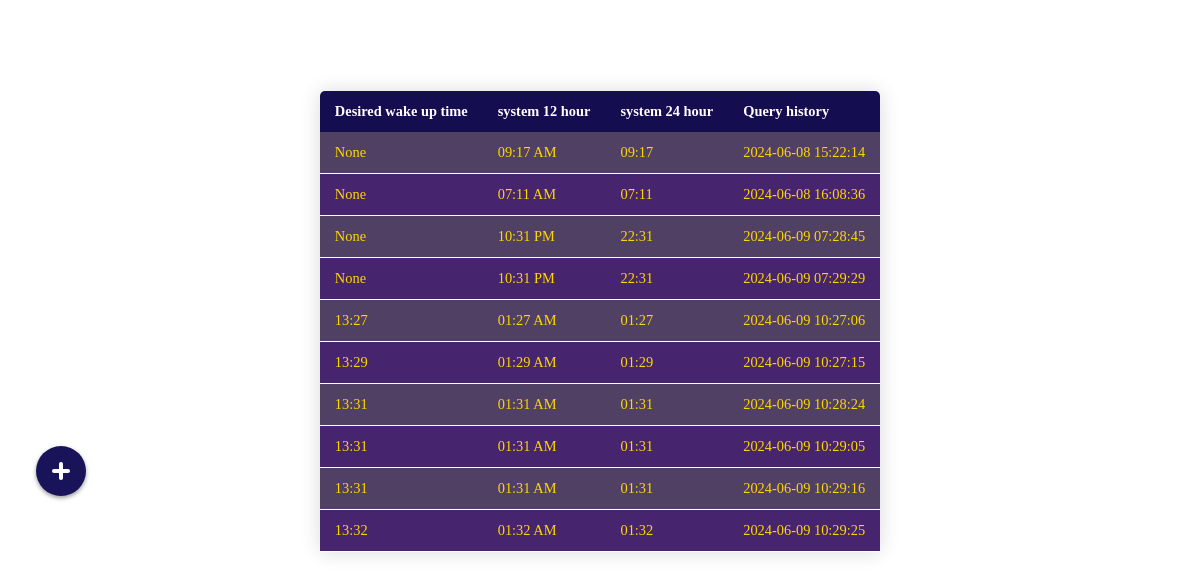
Page /sleep_log (signed in) on the committed database.
### tables this page shows
CREATE TABLE "Sleep_cycles" (id INTEGER PRIMARY KEY AUTOINCREMENT NOT NULL,
 user_id INTEGER NOT NULL,
 Desired_wake_up_time TEXT,
 system_12_hour TEXT,
 system_24_hour TEXT,
 Query_history TIMESTAMP DEFAULT CURRENT_TIMESTAMP);

### app.py (the view)
@app.route("/sleep_log", methods=["GET"])
def sleep_logs():
    if len(session) <= 0:
        return redirect("/login")
    data = db.execute("SELECT Desired_wake_up_time,system_12_hour,system_24_hour,Query_history FROM Sleep_cycles WHERE user_id = ?",session["user_id"])
    return render_template("sleep_log.html",data=data)

### templates/sleep_log.html (shortened to what this page needs)
{% extends "layout.html" %}
{% block main %}
 <h1> Sleep cycles Logs</h1>
<table class="content-table">
    <thead>
    <tr>
        <th> Desired wake up time</th>
        <th> system 12 hour</th>
        <th> system 24 hour</th>
        <th> Query history </th>
    </tr>
    </thead>
    <tbody>
       {% for Data in data %}
       <tr>
           <td>{{ Data.Desired_wake_up_time }}</td>
           <td> {{ Data.system_12_hour }} </td>
           <td> {{ Data.system_24_hour }} </td>
           <td> {{ Data.Query_history }} </td>
       </tr>
     {% endfor %}
    </tbody>
</table>
{% endblock %}

### templates/layout.html (style rules this page uses)
:root { --background: #19145a; --icon-color: #344955; --width: 50px; --height: 50px; --border-radius: 100%; }

### templates/sleep_log.html (style rules this page uses)
body { background-image: url("/static/images/pexels-harrisonhaines-3536278.jpg"); display: flex; justify-content: center; }
h1 { color: white; font-family: 'Courier New', Courier, monospace; text-align: center; }
.content-table { border-collapse: collapse; margin: 25px 0; font-size: 0.9em; min-width: 400px; border-radius: 5px 5px 0 0; overflow: hidden; box-shadow: 0 0 20px rgba(0, 0, 0, 0.15); }
.content-table thead tr { background-color: #140d50; color: white; text-align: left; font-weight: bold; }
.content-table th, .content-table td { padding: 12px 15px; font-family: 'Courier New', Courier,; }
.content-table tbody tr { border-bottom: 1px solid white; background-color: #504063; color: gold; }
.content-table tbody tr:nth-of-type(even) { background-color: #47246e; }

### rows in the picture
Sleep_cycles: Desired_wake_up_time "None", system_12_hour "09:17 AM", system_24_hour "09:17", Query_history "2024-06-08 15:22:14"
Sleep_cycles: Desired_wake_up_time "None", system_12_hour "07:11 AM", system_24_hour "07:11", Query_history "2024-06-08 16:08:36"
Sleep_cycles: Desired_wake_up_time "None", system_12_hour "10:31 PM", system_24_hour "22:31", Query_history "2024-06-09 07:28:45"
Sleep_cycles: Desired_wake_up_time "None", system_12_hour "10:31 PM", system_24_hour "22:31", Query_history "2024-06-09 07:29:29"
Sleep_cycles: Desired_wake_up_time "13:27", system_12_hour "01:27 AM", system_24_hour "01:27", Query_history "2024-06-09 10:27:06"
Sleep_cycles: Desired_wake_up_time "13:29", system_12_hour "01:29 AM", system_24_hour "01:29", Query_history "2024-06-09 10:27:15"
Sleep_cycles: Desired_wake_up_time "13:31", system_12_hour "01:31 AM", system_24_hour "01:31", Query_history "2024-06-09 10:28:24"
Sleep_cycles: Desired_wake_up_time "13:31", system_12_hour "01:31 AM", system_24_hour "01:31", Query_history "2024-06-09 10:29:05"
Sleep_cycles: Desired_wake_up_time "13:31", system_12_hour "01:31 AM", system_24_hour "01:31", Query_history "2024-06-09 10:29:16"
Sleep_cycles: Desired_wake_up_time "13:32", system_12_hour "01:32 AM", system_24_hour "01:32", Query_history "2024-06-09 10:29:25"
